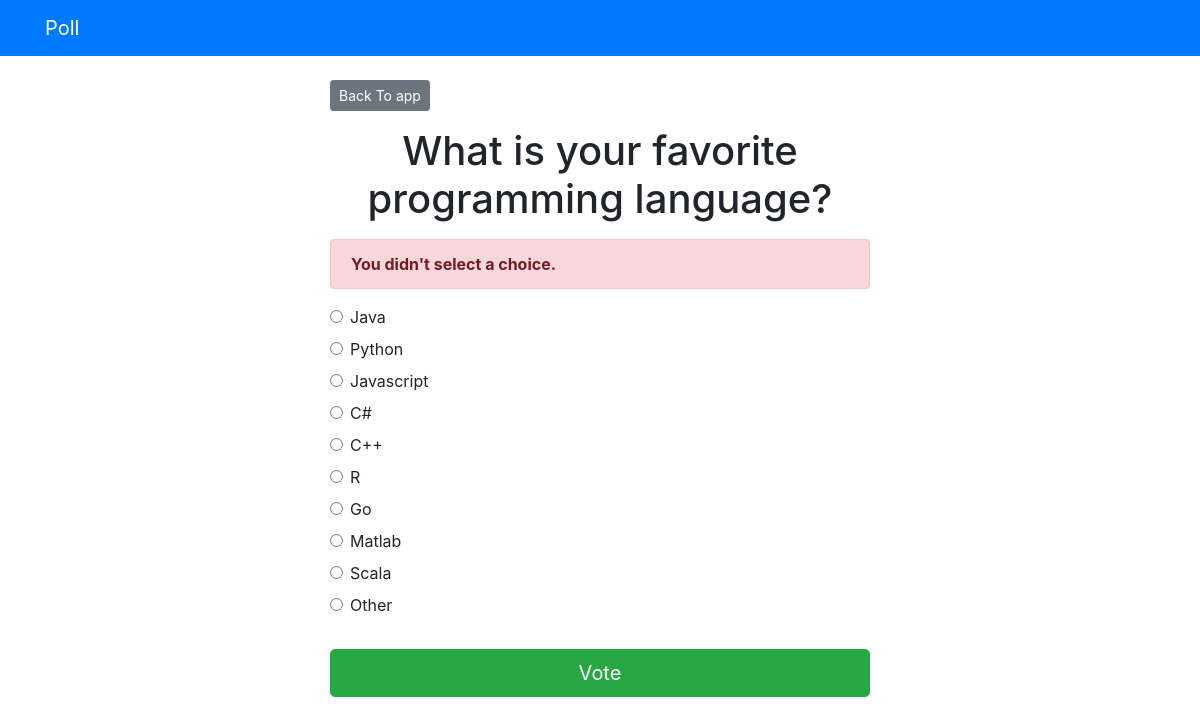
The page /app/3/vote/ on the database its author committed.
### app/models.py (models this page shows, shortened)
class Question(models.Model):
  question_text = models.CharField(max_length=200)
  pub_date = models.DateTimeField('date published')

class Choice(models.Model):
  question = models.ForeignKey(Question, on_delete=models.CASCADE)
  choice_text = models.CharField(max_length=200)
  votes = models.IntegerField(default=0)

### app/views.py (the view)
# urls.py: path('<int:question_id>/vote/', views.vote, name='vote')
def vote(request, question_id):
    question = get_object_or_404(Question, pk=question_id)
    try:
        selected_choice = question.choice_set.get(pk=request.POST['choice'])
    except (KeyError, Choice.DoesNotExist):
        return render(request, 'app/detail.html', {
            'question': question,
            'error_message': "You didn't select a choice.",
        })
    else:
        selected_choice.votes += 1
        selected_choice.save()
        return HttpResponseRedirect(reverse('app:results', args=(question.id,)))

### templates/app/detail.html (shortened to what this page needs)
{% extends 'base.html' %}
{% block content %}
<a class="btn btn-secondary btn-sm mb-3" href="{% url 'app:index' %}">Back To app</a>
<h1 class="text-center mb-3">{{ question.question_text }}</h1>
{% if error_message %}
<p class="alert alert-danger">
	<strong>{{ error_message }}</strong>
</p>
{% endif %}
<form action="{% url 'app:vote' question.id %}" method="post">
	{% for choice in question.choice_set.all %}
		<div class="form-check">
			<input
				type="radio"
				name="choice"
				class="form-check-input"
				id="choice{{ forloop.counter }}"
				value="{{ choice.id }}"
			/>
			<label for="choice{{ forloop.counter }}">{{ choice.choice_text }}</label
			>
		</div>
	{% endfor %}
	<input type="submit" value="Vote" class="btn btn-success btn-lg btn-block mt-4" />
</form>
{% endblock %}

### rows shown on the page
Question: question_text "What is your favorite programming language?"
Choice: choice_text "Java"
Choice: choice_text "Python"
Choice: choice_text "Javascript"
Choice: choice_text "C#"
Choice: choice_text "C++"
Choice: choice_text "R"
Choice: choice_text "Go"
Choice: choice_text "Matlab"
Choice: choice_text "Scala"
Choice: choice_text "Other"

### other values the page prints
{{ error_message }} "You didn't select a choice."
